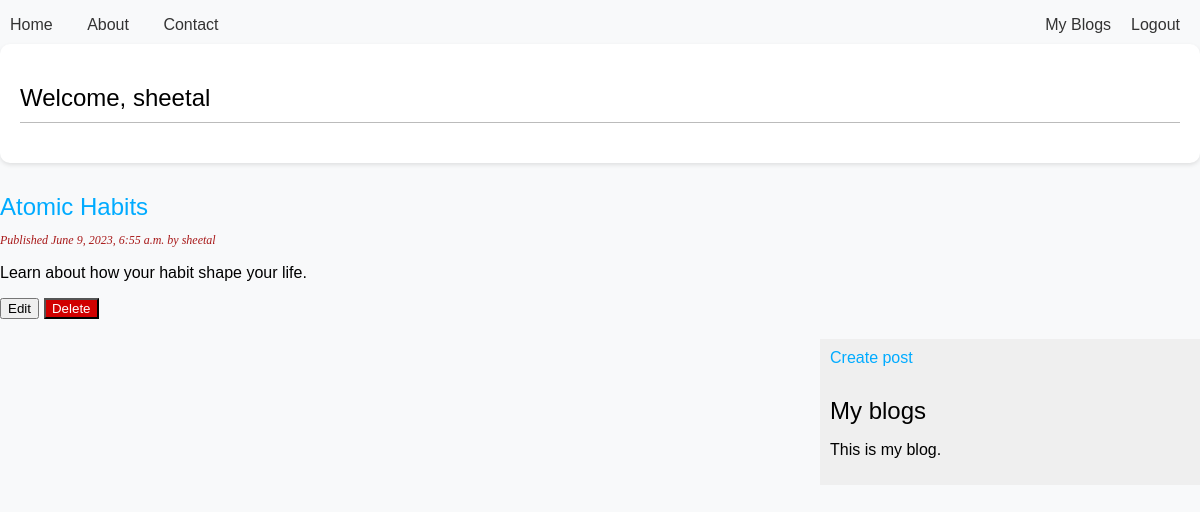
The page /my_blogs (signed in) on the database as committed earlier.
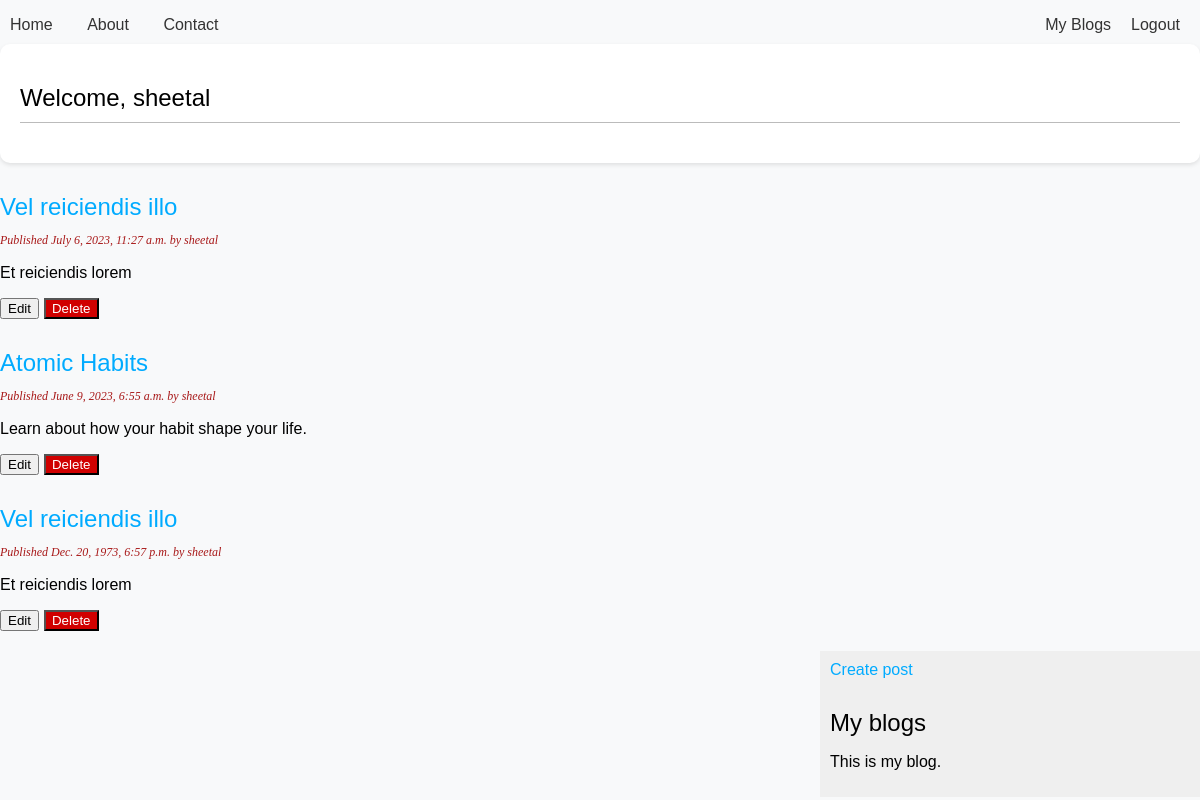
The same page on the database as committed later.
### accounts/models.py (models this page shows)
class CustomUser(AbstractUser):
    class Role(models.TextChoices):
        ADMIN = "AM", "Admin"
        AUTHOR = "AT", "Author"
        EDITOR = "ET", "Editor"
    role = models.CharField(
        "User Role", max_length=2, default=Role.AUTHOR, choices=Role.choices
    )
    def __str__(self):
        return self.username

### blog/models.py (models this page shows, shortened)
class Post(models.Model):
    class Status(models.TextChoices):
        DRAFT = "DF", "Draft"
        PUBLISHED = "PB", "Published"
    title = models.CharField(
        max_length=200
    )  # Fields are displayed a/c to declaration order
    slug = models.SlugField(max_length=300, unique_for_date="publish")
    body = models.TextField(max_length=500)
    publish = models.DateTimeField(
        default=timezone.now
    )  # if not set explicitly, current datetime is set
    created = models.DateTimeField(auto_now_add=True)  # Sets when the obj is first created
    updated = models.DateTimeField(auto_now=True)  # Updates the field everytime, it is saved or updated
    status = models.CharField(max_length=2, default=Status.DRAFT, choices=Status.choices )
    author = models.ForeignKey(CustomUser, on_delete=models.CASCADE, related_name="my_blogs")
    objects = models.Manager()  # The default manager
    published = PublishedManager()  # Our custom manager.
    class Meta:
        ordering = ["-publish"]
        indexes = [models.Index(fields=["-publish"])]
        db_table = "Post"  # Default Table name : mysite_blog
    def get_absolute_url(self):
        return reverse(
            "blog:post_detail",
            args=[self.publish.year, self.publish.month, self.publish.day, self.slug],
        )

### core/views.py (the view)
# urls.py: path("my_blogs", my_blogs, name="my_blogs"),
@login_required
def my_blogs(request):
    posts = request.user.my_blogs.all()
    return render(request, "core/my_blogs.html", {"posts": posts})

### templates/core/my_blogs.html (shortened to what this page needs)
{% extends 'core/index.html' %}
{% block blogs %}
{% for post in posts %}
    <h2>
        <a href="{{ post.get_absolute_url }}">
            {{ post.title }}
        </a>
    </h2>
    <p class="date">
        Published {{ post.publish }} by {{ post.author }}
    </p>
    {{ post.body|truncatewords:30|linebreaks }}
    <div class="form-container">
        <form action="{% url 'blog:edit_post' %}" method="GET">
            <button class='submit' type="submit">Edit</button>
        </form>
        <form action="{% url 'blog:delete_post' %}" method="GET">
            <button type="submit" class='delete'>Delete</button>
        </form>
    </div>
{% endfor %}
<div id="sidebar">
        <a href="{% url 'blog:create_post'%}">Create post</a>
        <h2>My blogs</h2>
    <p>This is my blog.</p>
</div>
{% endblock blogs %}

### templates/core/index.html (shortened to what this page needs)
{% load static %}
<!DOCTYPE html>
<html lang="en">
<head>
    <link type="text/css" href="{% static 'css/style.css' %}" rel="stylesheet">
</head>
<body>
    {% include "core/main-nav.html" %}
    <main style="max-width: 1320px; margin: auto;">
        <section class='main-section'>
        <h1 class = 'main-title'>
            {%if request.user.is_authenticated%}
            Welcome, {{user.username}}
            {%else%}
            Welcome to blogs
            {% endif %}
    </section>
    {% block blogs %}{% endblock blogs %}
</main>
</body>
</html>

### templates/core/main-nav.html
<header>
    <nav class="main-nav">
        <ul>
            <li><a href="{% url "core:index" %}">Home</a></li>
            <li><a href="#">About</a></li>
            <li><a href="#">Contact</a></li>
            {% if request.user.is_authenticated %}
                <li style="float: right;"><a href="{% url 'accounts:logout' %}">Logout</a></li>
                <li style="float: right;"><a href="{% url 'core:my_blogs' %}">My Blogs</a></li>
            {%else%}
                <li style="float: right;"><a href="{% url 'accounts:login' %}">Login</a></li>
                <li style="float: right;"><a href="{% url 'accounts:register' %}">Signup</a></li>
                {% comment %} <li style="float: right;"><a href="{% url 'accounts:create_user' %}">Create User</a></li> {% endcomment %}
            {% endif %}
        </ul>
    </nav>
</header>

### static/css/style.css (style rules this page uses)
body { margin:0; padding:0; font-family:helvetica, sans-serif; }
header { background-color: #f5f5f5; }
.main-nav { position: fixed; width: 100%; padding: 10px 20px; max-width: 1320px; top: 25px; left: 50%; transform: translate(-50%,-50%); }
.main-nav ul { list-style: none; margin: 0; padding: 0; }
.main-nav ul li { display: inline-block; margin-right: 10px; }
.main-nav ul li:last-child { margin-right: 0; }
.main-nav ul li a { color: #333; text-decoration: none; padding: 5px 10px; }
.main-section { margin-top: 44px; background-color: #fff; padding: 20px; border-radius: 10px; box-shadow: 0 2px 4px rgba(0, 0, 0, 0.1); }
.main-section h1 { font-weight: normal; border-bottom: 1px solid #bbb; padding: 0 0 10px 0; margin-bottom: 20px; }
a { color:#00abff; text-decoration:none; }
.form-container { display: flex; flex-direction: row; margin-bottom: 20px; }
h1 { font-weight:normal; border-bottom:1px solid #bbb; padding:0 0 10px 0; }
h2 { font-weight:normal; margin:30px 0 0; }
#sidebar { float:right; width:30%; padding:10px; background:#efefef; height:100%; }
p.date { color:#a81919; font-family: georgia, serif; font-size: 12px; font-style: italic; }
.submit { margin-right: 5px; }
.delete { background-color: #d00000; color: white; }
body { background-color: #f8f9fa; }

Rows that differ between the two databases and show on the page:
added Post: title "Vel reiciendis illo", publish "July 6, 2023, 11:27 a.m.", author "sheetal", body "Et reiciendis lorem"
added Post: title "Vel reiciendis illo", publish "Dec. 20, 1973, 6:57 p.m.", author "sheetal", body "Et reiciendis lorem"
